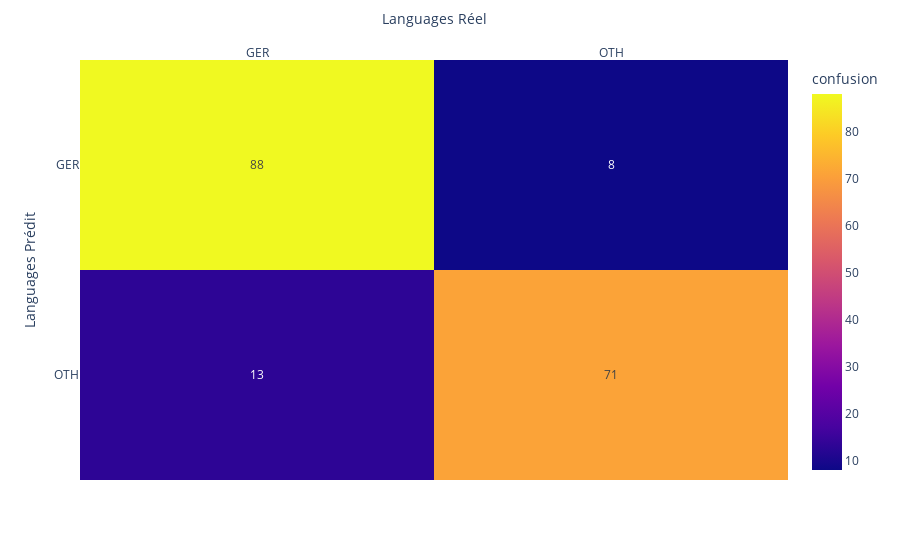
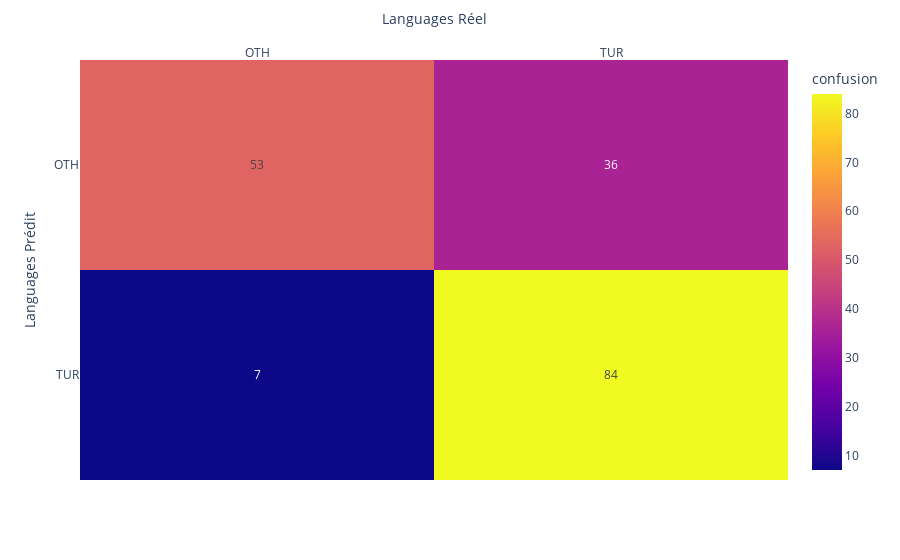
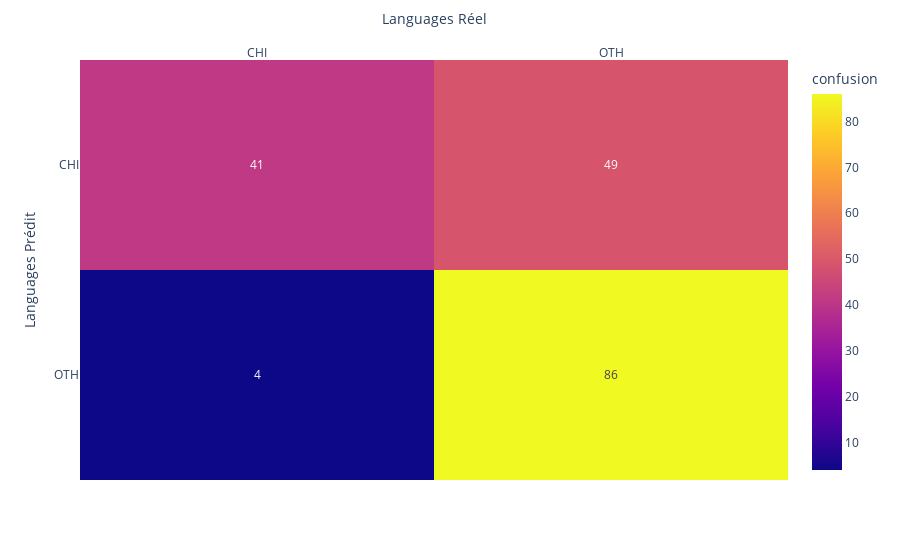

These figures' notebook cell, in order:
### Code cell
clf = make_pipeline(
    CountVectorizer(), 
    # StandardScaler(with_mean=False),
    # LinearSVC(dual="auto", random_state=0, tol=1e-5),
    # KNeighborsClassifier(n_neighbors=3)
    # LogisticRegression()
    # DecisionTreeClassifier()
    # RandomForestClassifier()
    SGDClassifier()
)

for lang in df["Lang"].unique():
    process_one_vs_all(lang, clf, draw=True)

### Figure 1 — Plotly figure (JSON) as saved in the notebook; plotly's stock layout.template omitted (floating-point values rounded to 4 significant figures)
{"data": [{"coloraxis": "coloraxis", "hovertemplate": "Languages Réel: %{x}<br>Languages Prédit: %{y}<br>confusion: %{z}<extra></extra>", "name": "0", "texttemplate": "%{z}", "type": "heatmap", "x": ["GER", "OTH"], "xaxis": "x", "y": ["GER", "OTH"], "yaxis": "y", "z": [[88, 8], [13, 71]]}], "layout": {"coloraxis": {"colorbar": {"title": {"text": "confusion"}}, "colorscale": [[0, "#0d0887"], [0.1111, "#46039f"], [0.2222, "#7201a8"], [0.3333, "#9c179e"], [0.4444, "#bd3786"], [0.5556, "#d8576b"], [0.6667, "#ed7953"], [0.7778, "#fb9f3a"], [0.8889, "#fdca26"], [1, "#f0f921"]]}, "margin": {"t": 60}, "xaxis": {"anchor": "y", "domain": [0, 1], "side": "top", "title": {"text": "Languages Réel"}}, "yaxis": {"anchor": "x", "autorange": "reversed", "domain": [0, 1], "title": {"text": "Languages Prédit"}}}}

### Figure 2 — Plotly figure (JSON) as saved in the notebook; plotly's stock layout.template omitted (floating-point values rounded to 4 significant figures)
{"data": [{"coloraxis": "coloraxis", "hovertemplate": "Languages Réel: %{x}<br>Languages Prédit: %{y}<br>confusion: %{z}<extra></extra>", "name": "0", "texttemplate": "%{z}", "type": "heatmap", "x": ["OTH", "TUR"], "xaxis": "x", "y": ["OTH", "TUR"], "yaxis": "y", "z": [[53, 36], [7, 84]]}], "layout": {"coloraxis": {"colorbar": {"title": {"text": "confusion"}}, "colorscale": [[0, "#0d0887"], [0.1111, "#46039f"], [0.2222, "#7201a8"], [0.3333, "#9c179e"], [0.4444, "#bd3786"], [0.5556, "#d8576b"], [0.6667, "#ed7953"], [0.7778, "#fb9f3a"], [0.8889, "#fdca26"], [1, "#f0f921"]]}, "margin": {"t": 60}, "xaxis": {"anchor": "y", "domain": [0, 1], "side": "top", "title": {"text": "Languages Réel"}}, "yaxis": {"anchor": "x", "autorange": "reversed", "domain": [0, 1], "title": {"text": "Languages Prédit"}}}}

### Figure 3 — Plotly figure (JSON) as saved in the notebook; plotly's stock layout.template omitted (floating-point values rounded to 4 significant figures)
{"data": [{"coloraxis": "coloraxis", "hovertemplate": "Languages Réel: %{x}<br>Languages Prédit: %{y}<br>confusion: %{z}<extra></extra>", "name": "0", "texttemplate": "%{z}", "type": "heatmap", "x": ["CHI", "OTH"], "xaxis": "x", "y": ["CHI", "OTH"], "yaxis": "y", "z": [[41, 49], [4, 86]]}], "layout": {"coloraxis": {"colorbar": {"title": {"text": "confusion"}}, "colorscale": [[0, "#0d0887"], [0.1111, "#46039f"], [0.2222, "#7201a8"], [0.3333, "#9c179e"], [0.4444, "#bd3786"], [0.5556, "#d8576b"], [0.6667, "#ed7953"], [0.7778, "#fb9f3a"], [0.8889, "#fdca26"], [1, "#f0f921"]]}, "margin": {"t": 60}, "xaxis": {"anchor": "y", "domain": [0, 1], "side": "top", "title": {"text": "Languages Réel"}}, "yaxis": {"anchor": "x", "autorange": "reversed", "domain": [0, 1], "title": {"text": "Languages Prédit"}}}}
